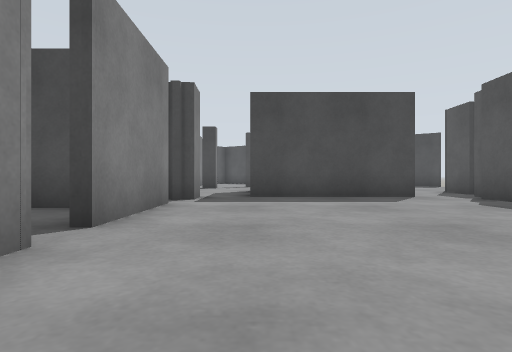
View 1 (above)

20 first-person views from a walk through a robot-simulator world made for Gazebo. The camera is 0.5 m above the floor, looks level and sees 80° across. The floor is counted in squares, 1 m on a side. Each view is taken from the middle of a square. On the plan, view 1 faces up. The plan holds only what a view shows up to about 9 squares ahead; the rest is blank.

View 2
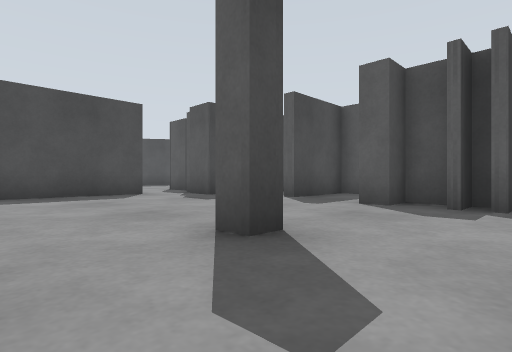

View 3
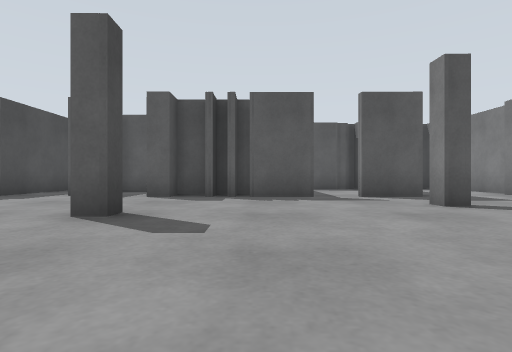

View 4
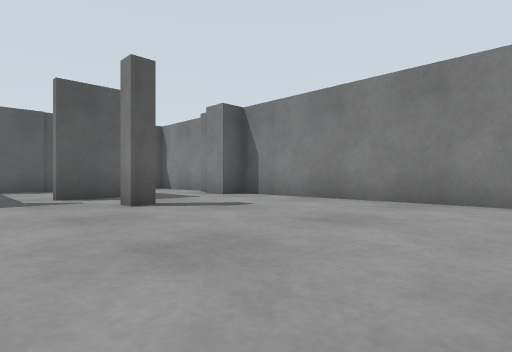

View 5
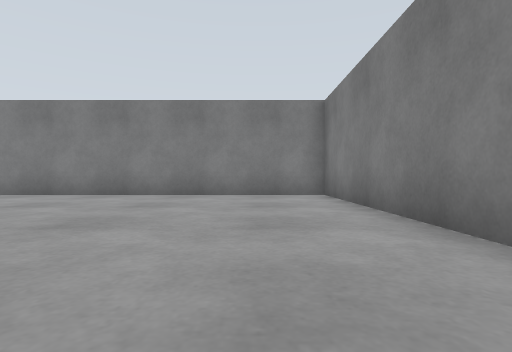

View 6
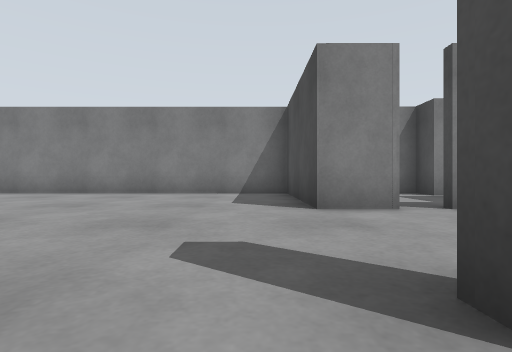

View 7
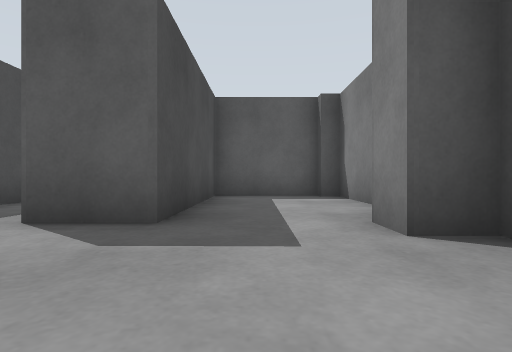

View 8
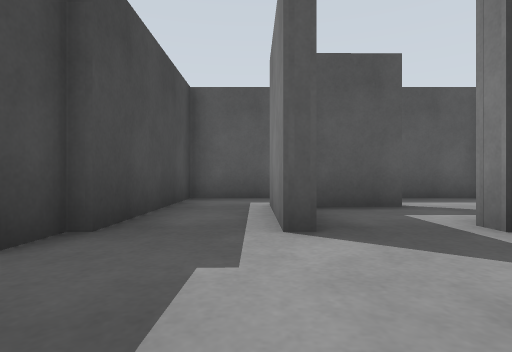

View 9
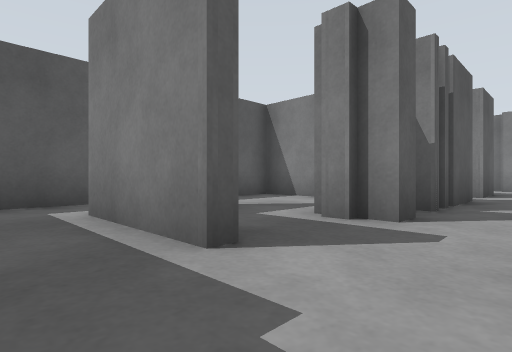

View 10
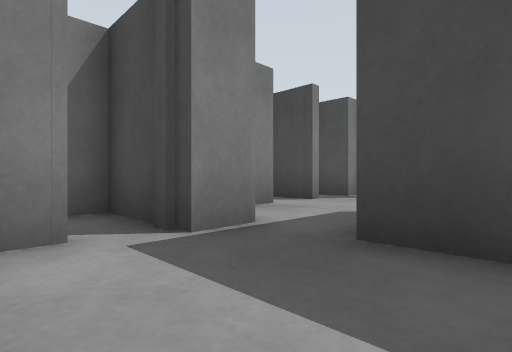

View 11
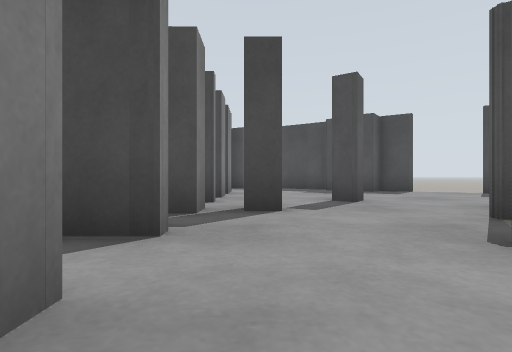

View 12
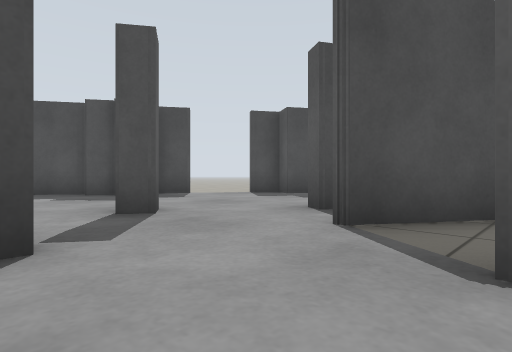

View 13
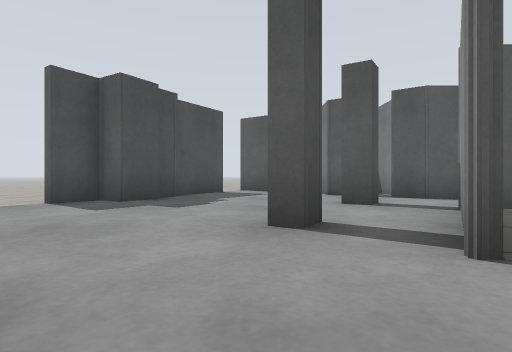

View 14
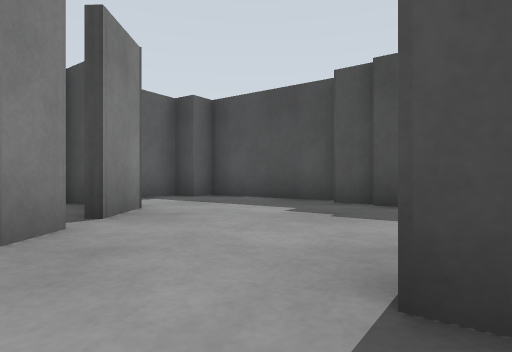

View 15
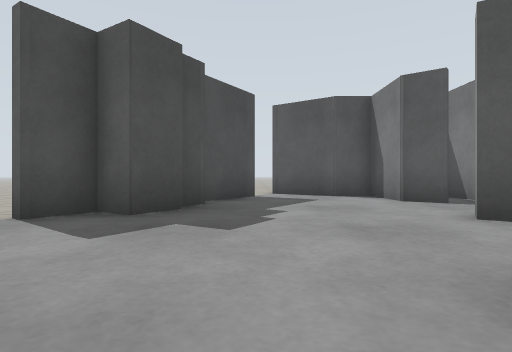

View 16
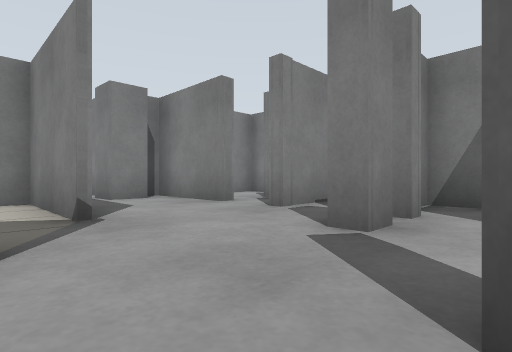

View 17
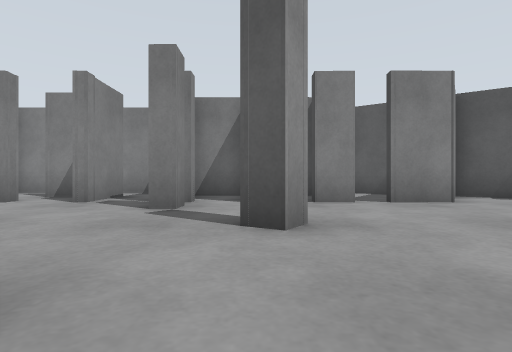

View 18
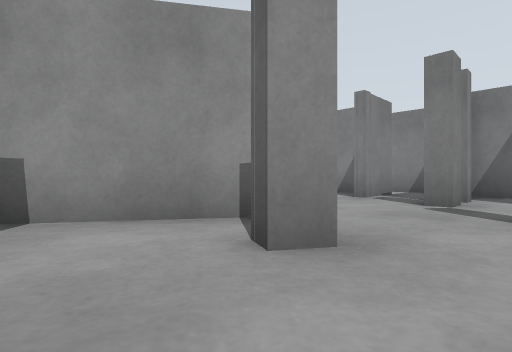

View 19
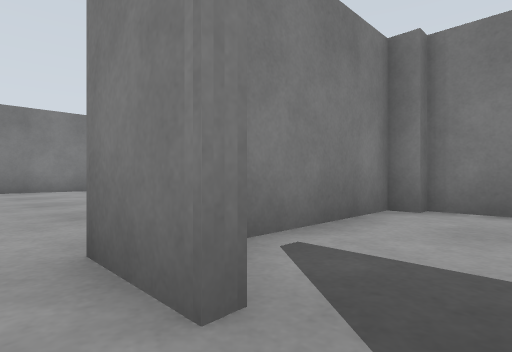

View 20
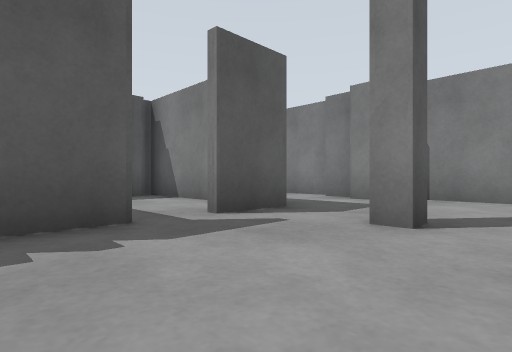

### Floor plan
Key: @ floor where view 1 was taken; # wall or solid block; x gap in a wall; . floor.
Columns run from 6 left of view 1 to 10 right of it. Each row starts with its distance up from view 1.
 21   ####
 20  ##..##      ..
 19  #....##    ...
 18 ####...### ..
 17 #  #........
 16    #.......##
 15  ###........###
 14  ###..#..........
 13  ####...#.......#
 12  ###...........##
 11 ####...##.##.###
 10 ##....#.###### #
  9 ##.#..#
  8 #..#..#
  7 # ###.######
  6 # #........######
  5 #####...........#
  4 #.. #.......###.#
  3 #...x.........# #
  2 # . #.........# #
  1 #####...#..##...#
  0 #.....@....##...#
 -1 #..........##...#
 -2 #..........######
 -3 #...............#
 -4 #........#.#....#
 -5 #..........######
 -6 #...............#
 -7 #...............#
 -8 #################

Positions as (right, up) in squares from view 1, and headings:
1: (0, 0), facing up
2: (0, -1), facing up-right
3: (-2, -1), facing right
4: (-2, -2), facing down-right
5: (-4, 0), facing down
6: (3, 0), facing left
7: (2, -6), facing right
8: (3, 4), facing right
9: (4, 5), facing down-right
10: (1, 5), facing up-left
11: (-2, 8), facing up
12: (-2, 10), facing up-right
13: (-1, 13), facing right
14: (-1, 13), facing up
15: (1, 14), facing right
16: (1, 14), facing down-left
17: (3, 14), facing left
18: (4, 14), facing down-left
19: (-1, 3), facing down-left
20: (2, -1), facing down-right
